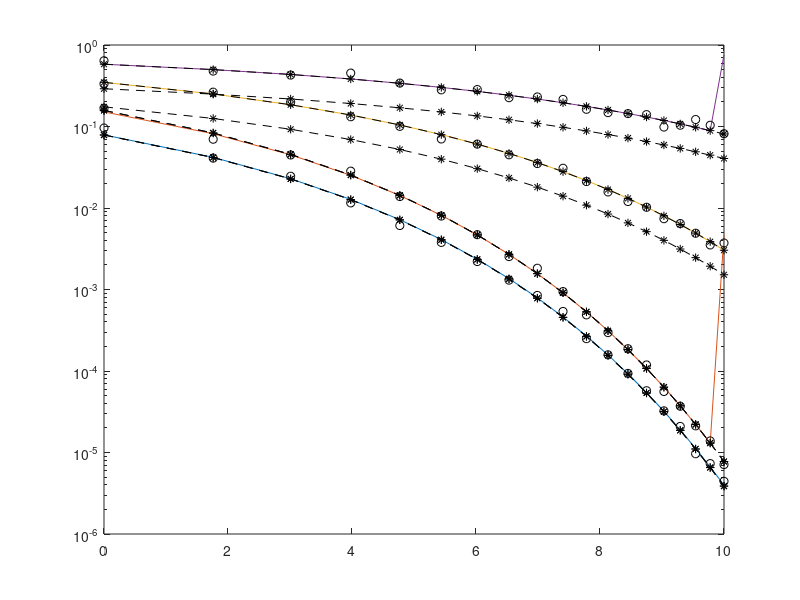

The MATLAB script that drew this image: (Note: this script raises an error after producing the figure.)
function plot_mpsk_data();
	% Plot MPSK simulation data.

	% Go get MpskExactStruct and MpskMcStruct.
	load('mpsk_exact_bounds.mat');
	load('mpsk_mc.mat');

	% Make sure the x vals are the same.
	assert(isequal(MpskExactStruct.bitEnergyVals,MpskMcStruct.bitEnergyVals), ...
		'Be/N0 not equal!');

	xSnr = 10*log10(MpskMcStruct.bitEnergyVals);

	% Plot exact formula and bounds data.
	figure(1);
		clf;
		% M=2 curve
		h_m2 = semilogy(xSnr, MpskExactStruct.M2.errProb);
		hold on;
		h_mc_m2 = semilogy(xSnr, MpskMcStruct.M2, 'ko');
		hold off;
		% M=4 curve
		hold on;
		h_m4 = semilogy(xSnr, MpskExactStruct.M4.errProb);
		hold off;
		hold on;
		h_mc_m4 = semilogy(xSnr, MpskMcStruct.M4, 'ko');
		hold off;
		% M=8 curve
		hold on;
		h_m8 = semilogy(xSnr, MpskExactStruct.M8.errProb);
		hold off;
		hold on;
		h_mc_m8 = semilogy(xSnr, MpskMcStruct.M8, 'ko');
		hold off;
		% M=16 curve
		hold on;
		h_m16 = semilogy(xSnr, MpskExactStruct.M16.errProb);
		hold off;
		hold on;
		h_mc_m16 = semilogy(xSnr, MpskMcStruct.M16, 'ko');
		hold off;
		% Plot bounds.
		hold on;
		h_bounds = plot(xSnr, MpskExactStruct.M2.lb, '--k*', ...
			xSnr, MpskExactStruct.M2.ub, '--k*');
		hold off;
		hold on;
		plot(xSnr, MpskExactStruct.M4.lb, '--k*', ...
			xSnr, MpskExactStruct.M4.ub, '--k*');
		hold off;
		hold on;
		plot(xSnr, MpskExactStruct.M8.lb, '--k*', ...
			xSnr, MpskExactStruct.M8.ub, '--k*');
		hold off;
		hold on;
		plot(xSnr, MpskExactStruct.M16.lb, '--k*', ...
			xSnr, MpskExactStruct.M16.ub, '--k*');
		hold off;
		h_vec = [h_m2, h_m4, h_m8, h_m16, h_bounds];
		hleg = legend(h_vec, 'M=2', 'M=4', 'M=8', 'M=16', 'Bounds',...
			'Location', 'SouthWest');
		hxl = xlabel('$E_B/N_0$ (dB)');
		hyl = ylabel('Probability of symbol error $P_e$');
		set([hxl, hyl], 'interpreter', 'latex', 'FontSize', 22);
		set(hleg, 'fontsize', 14);
		set(h_vec, 'LineWidth', 3);
		set(gca, 'FontSize', 14);
		grid on;
		xlim([0,9]);
end